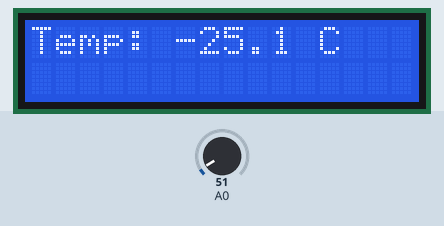
The sketch below on a simulated Arduino Uno, built with avr-gcc and run on an emulated ATmega328P. On the bench: 16×2 character LCD. The test bench sets the inputs (shaded band); at power-on: A0 = 51.

Above: at 3.1 s.
3.2 s: A0 set to 94
At 5.9 s:
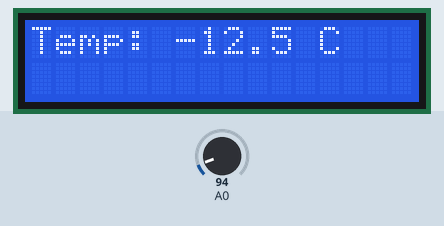
6.2 s: A0 set to 112
At 8.4 s:
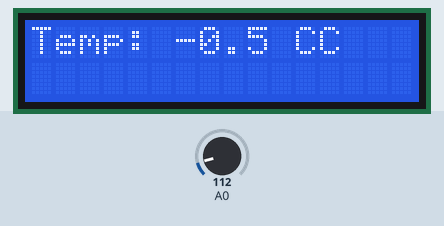
9.0 s: A0 set to 86
At 10.4 s:
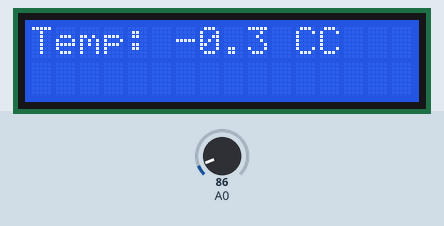
11.5 s: A0 set to 163
At 13.6 s:
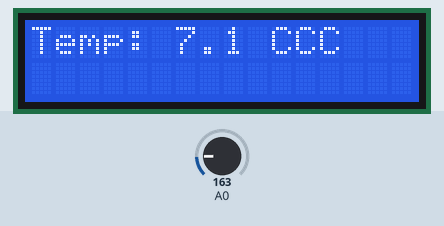
Timing chart, 0 to 15.1 s (numbered marks = the images above; inputs shaded):
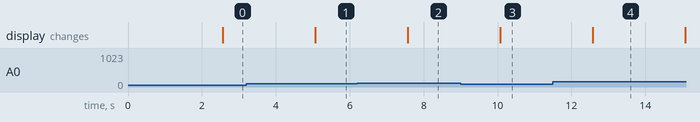

The sketch:

sketch_mar10c_temperatura_parte_2.ino
```cpp
// C++ code
//
/*
	Capitulo 23 de Arduino desde cero en Español.
	Programa que utiliza el sensor de temperatura analogico LM35 para tomar 5
	muestras de temperatura y mostrar el promedio de las mismas en una pantalla
	LCD modelo 1602A.

	Autor: bitwiseAr

*/

#include <LiquidCrystal.h>		// importa libreria LiquidCrystal

LiquidCrystal lcd(7, 6, 5, 4, 3, 2);	// crea objeto y asigna pines a los cuales se
					// encuentran conectados RS, E, D4, D5, D6, D7
int SENSOR;		// variable almacena valor leido de entrada analogica A0
float TEMPERATURA;	// valor de temperatura en grados centigrados
float SUMA;		// valor de la suma de las 5 lecturas de temperatura

void setup() {
  lcd.begin(16, 2);	// inicializa lcd en 16 columnas por 2 filas
  // entradas analógicas no requieren inicialización
}

void loop() {
  SUMA = 0;					// valor inicial de SUMA en cero
  for (int i=0; i < 5; i++){			// bucle que repite 5 veces
  SENSOR = analogRead(A0);			// lectura de entrada analogica A0
  TEMPERATURA = ((SENSOR * 5000.0) / 1023) / 10 - 50;// lectura de entrada analogica A0
						// de entrada A0 en grados centigrados
  SUMA = TEMPERATURA + SUMA;			// suma de cada lectura de temperatura
  delay(500);					// demora de medio seg. entre lecturas
  }
  lcd.setCursor(0, 0);				// cursor en primer fila y primer columna
  lcd.print("Temp: ");				// escribe Temp:
  lcd.print(SUMA/5.0, 1);			// escribe valor promedio de 5 lecturas con
						// un decimal
  lcd.print(" C");				// imprime C
}
```

Measured:
- the behaviour switches between 102 and 103 on A0 (found by bisection; images 1 and 2)
- after the input at 3.2 s, the display: changes after 1.9 s (image 1)
- after the input at 6.2 s, the display: changes after 1.4 s (image 2)
- after the input at 9.0 s, the display: changes after 1.1 s (image 3)
- after the input at 11.5 s, the display: changes after 1.1 s (image 4)
